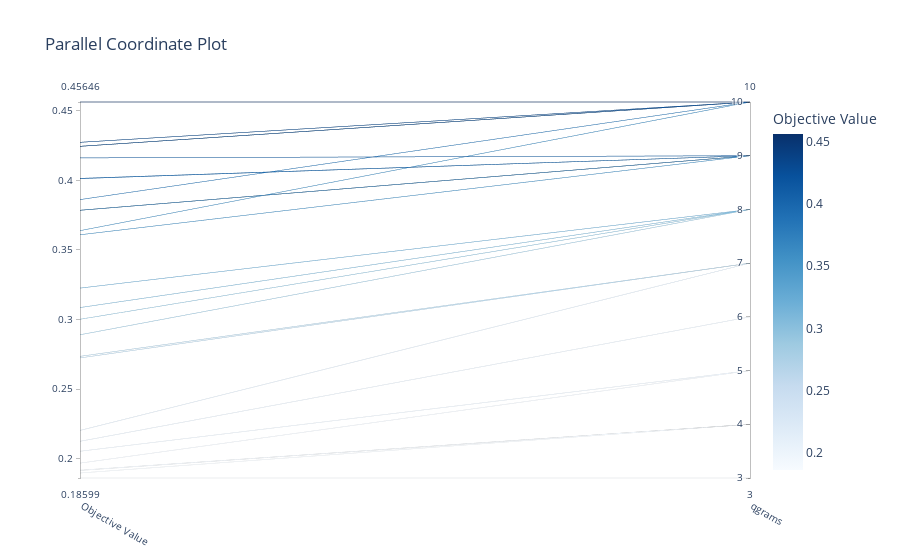

Source (notebook cell):
### Code cell
fig = plot_parallel_coordinate(study, params=["qgrams"])
fig.show()

### Figure 1 — Plotly figure (JSON) as saved in the notebook; plotly's stock layout.template omitted (floating-point values rounded to 4 significant figures)
{"data": [{"dimensions": [{"label": "Objective Value", "range": [0.186, 0.4565], "values": [0.4162, 0.2124, 0.1916, 0.1914, 0.4014, 0.1896, 0.1967, 0.2052, 0.3226, 0.2724, 0.3863, 0.4246, 0.4246, 0.3639, 0.3002, 0.4246, 0.3086, 0.4015, 0.2735, 0.4275, 0.186, 0.4275, 0.361, 0.4565, 0.3786, 0.289, 0.4565, 0.3786, 0.2202, 0.3786]}, {"label": "qgrams", "range": [3, 10], "values": [9, 6, 4, 4, 9, 4, 5, 5, 8, 7, 10, 10, 10, 10, 8, 10, 8, 9, 7, 10, 3, 10, 9, 10, 9, 8, 10, 9, 7, 9]}], "labelangle": 30, "labelside": "bottom", "line": {"color": [0.4162, 0.2124, 0.1916, 0.1914, 0.4014, 0.1896, 0.1967, 0.2052, 0.3226, 0.2724, 0.3863, 0.4246, 0.4246, 0.3639, 0.3002, 0.4246, 0.3086, 0.4015, 0.2735, 0.4275, 0.186, 0.4275, 0.361, 0.4565, 0.3786, 0.289, 0.4565, 0.3786, 0.2202, 0.3786], "colorbar": {"title": {"text": "Objective Value"}}, "colorscale": [[0, "rgb(247,251,255)"], [0.125, "rgb(222,235,247)"], [0.25, "rgb(198,219,239)"], [0.375, "rgb(158,202,225)"], [0.5, "rgb(107,174,214)"], [0.625, "rgb(66,146,198)"], [0.75, "rgb(33,113,181)"], [0.875, "rgb(8,81,156)"], [1, "rgb(8,48,107)"]], "reversescale": false, "showscale": true}, "type": "parcoords"}], "layout": {"autosize": true, "title": {"text": "Parallel Coordinate Plot"}}}
